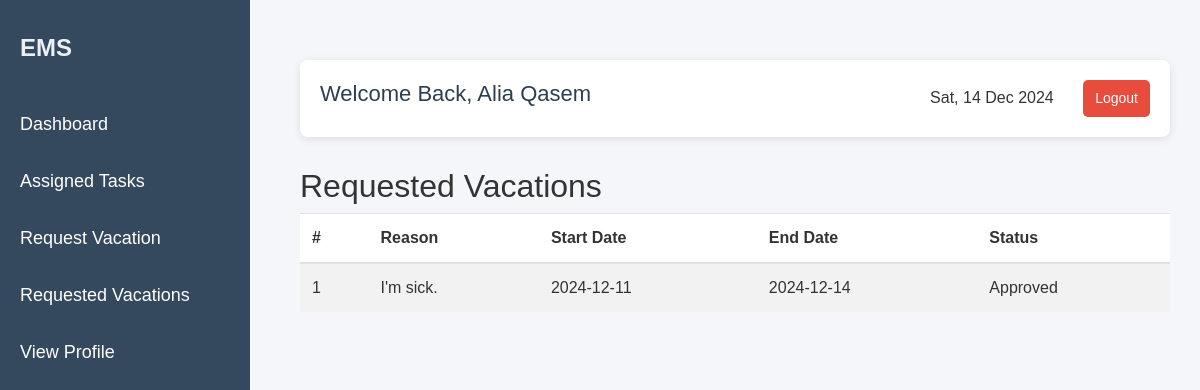
The app's page /requestedVacation.php (signed in) with its own data.
### tables this page shows
CREATE TABLE `vacations` (
  `vacation_id` int(11) NOT NULL,
  `employee_id` int(11) NOT NULL,
  `start_date` date DEFAULT NULL,
  `end_date` date DEFAULT NULL,
  `causes` varchar(50) DEFAULT NULL,
  `status` enum('Pending','Approved','Rejected') NOT NULL DEFAULT 'Pending',
  `department_id` int(11) NOT NULL
);

### requestedVacation.php (the view, shortened to what this page needs)
<?php
$username = "root";
$password = "";
$host = "localhost";
$dbname = "emp";
try {
  $database = new PDO("mysql:host=$host; dbname=$dbname; charset=utf8", $username, $password);
} catch (PDOException $e) {
  die("Connection failed: " . $e->getMessage());
}
$user_name = $_SESSION['user_name'];
$user_id = $_SESSION['person_id'];
$query = "
    SELECT employee_id
    FROM employee
    WHERE person_id = :person_id
";
$stmt = $database->prepare($query);
$stmt->bindParam(':person_id', $user_id, PDO::PARAM_INT);
$stmt->execute();
$employee_data = $stmt->fetch(PDO::FETCH_ASSOC);
if ($employee_data) {
  $employee_id = $employee_data['employee_id'];
} else {
  die("Employee not found.");
}
$query = "
    SELECT
        vac.vacation_id,
        vac.causes,
        vac.start_date,
        vac.end_date,
        vac.status
    FROM vacations vac
    WHERE vac.employee_id = :employee_id
";
$stmt = $database->prepare($query);
$stmt->bindParam(':employee_id', $employee_id, PDO::PARAM_INT);
$stmt->execute();
$vacations = $stmt->fetchAll(PDO::FETCH_ASSOC);
?>
<!DOCTYPE html>
<html>
<head>
  <link rel="stylesheet" href="https://maxcdn.bootstrapcdn.com/bootstrap/4.0.0/css/bootstrap.min.css">
  <link rel="stylesheet" href="requestedVacation.css">
</head>
<body>
  <div class="sidebar">
    <div class="brand">EMS</div>
    <a href="dashboard_emp.php">Dashboard</a>
    <a href="assigned_tasks.php">Assigned Tasks</a>
    <a href="RequestVacation.php">Request Vacation</a>
    <a href="#">Requested Vacations</a>
    <a href="profile.php">View Profile</a>
  </div>
  <div class="content">
    <div class="header">
      <h3>Welcome Back, <?php echo htmlspecialchars($user_name); ?></h3>
      <div>
        <span id="currentDate"></span>
        <button class="btn-signout" onclick="logout()">Logout</button>
      </div>
    </div>
    <div class="container" style="align-items: center; padding-left: 50px;">
      <h2>Requested Vacations</h2>
    </div>
    <table class="table table-striped" style="background-color: #fff;">
      <thead>
        <tr>
          <th scope="col">#</th>
          <th scope="col">Reason</th>
          <th scope="col">Start Date</th>
          <th scope="col">End Date </th>
          <th scope="col">Status </th>
        </tr>
      </thead>
      <tbody>
        <?php
        if (count($vacations) > 0) {
          $count = 1;
          foreach ($vacations as $vacation) {
            echo "<tr>";
            echo "<td>" . $count . "</td>";
            echo "<td>" . htmlspecialchars($vacation['causes']) . "</td>";
            echo "<td>" . htmlspecialchars($vacation['start_date']) . "</td>";
            echo "<td>" . htmlspecialchars($vacation['end_date']) . "</td>";
            echo "<td>" . htmlspecialchars($vacation['status']) . "</td>";
            echo "</tr>";
            $count++;
          }
        } else {
          echo "<tr><td colspan='5' class='text-center'>No vacation requests found</td></tr>";
        }
        ?>
      </tbody>
    </table>
  </div>
</body>
</html>

### requestedVacation.css (style rules this page uses)
body { font-family: "Arial", sans-serif; background-color: #f4f6f9; color: #333; }
.sidebar { height: 100vh; position: fixed; top: 0; left: 0; width: 250px; background-color: #34495e; color: white; padding-top: 30px; }
.sidebar a { color: white; text-decoration: none; font-size: 18px; padding: 15px 20px; display: block; transition: all 0.3s ease; }
.sidebar .brand { font-size: 24px; font-weight: bold; color: #ecf0f1; text-align: left; margin-left: 20px; margin-bottom: 30px; }
.content { margin-left: 270px; padding: 30px; margin-top: 30px; }
.header { display: flex; justify-content: space-between; align-items: center; background-color: #fff; padding: 20px; border-radius: 8px; box-shadow: 0px 2px 8px rgba(0, 0, 0, 0.1); margin-bottom: 30px; }
.header h3 { font-size: 22px; color: #2c3e50; }
.header .btn-signout { background-color: #e74c3c; color: white; border-radius: 5px; font-size: 14px; padding: 8px 12px; border: none; cursor: pointer; transition: background-color 0.3s ease; margin-left: 25px !important; }
.container { display: contents; padding-bottom: 50px; }

### records on screen
vacations: causes "I'm sick.", start_date "2024-12-11", end_date "2024-12-14", status "Approved"

### other values on screen
$user_name "Alia Qasem"
